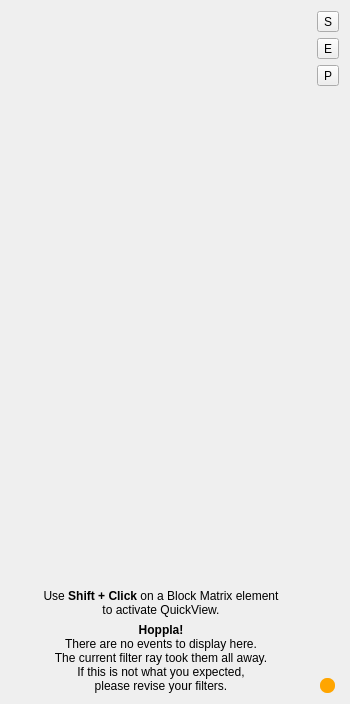
     <widget class="QWidget" name="widget_4" native="true">
      <layout class="QHBoxLayout" name="horizontalLayout_9">
       <item>
        <layout class="QVBoxLayout" name="verticalLayout_14">
         <property name="leftMargin">
          <number>0</number>
         </property>
         <item>
          <widget class="QuickViewScatterWidget" name="widget_scatter" native="true">
           <property name="sizePolicy">
            <sizepolicy hsizetype="Expanding" vsizetype="Expanding">
             <horstretch>0</horstretch>
             <verstretch>0</verstretch>
            </sizepolicy>
           </property>
           <property name="minimumSize">
            <size>
             <width>300</width>
             <height>300</height>
            </size>
           </property>
          </widget>
         </item>
         <item>
          <widget class="QLabel" name="label_howto">
           <property name="minimumSize">
            <size>
             <width>250</width>
             <height>0</height>
            </size>
           </property>
           <property name="maximumSize">
            <size>
             <width>16777215</width>
             <height>50</height>
            </size>
           </property>
           <property name="text">
            <string>&lt;html&gt;&lt;head/&gt;&lt;body&gt;&lt;p align=&quot;center&quot;&gt;Use &lt;span style=&quot; font-weight:600;&quot;&gt;Shift + Click&lt;/span&gt; on a Block Matrix element&lt;br/&gt;to activate QuickView.&lt;/p&gt;&lt;/body&gt;&lt;/html&gt;</string>
           </property>
          </widget>
         </item>
         <item>
          <widget class="QLabel" name="label_noevents">
           <property name="sizePolicy">
            <sizepolicy hsizetype="Preferred" vsizetype="Preferred">
             <horstretch>0</horstretch>
             <verstretch>0</verstretch>
            </sizepolicy>
           </property>
           <property name="minimumSize">
            <size>
             <width>250</width>
             <height>0</height>
            </size>
           </property>
           <property name="text">
            <string>&lt;html&gt;&lt;head/&gt;&lt;body&gt;&lt;p align=&quot;center&quot;&gt;&lt;span style=&quot; font-weight:600;&quot;&gt;Hoppla!&lt;br/&gt;&lt;/span&gt;There are no events to display here.&lt;br/&gt;The current filter ray took them all away.&lt;br/&gt;If this is not what you expected,&lt;br/&gt;please revise your filters.&lt;/p&gt;&lt;/body&gt;&lt;/html&gt;</string>
           </property>
          </widget>
         </item>
        </layout>
       </item>
       <item>
        <layout class="QHBoxLayout" name="horizontalLayout_7">
         <item>
          <widget class="QWidget" name="widget_tool" native="true">
           <layout class="QVBoxLayout" name="verticalLayout_3">
            <property name="leftMargin">
             <number>0</number>
            </property>
            <property name="topMargin">
             <number>0</number>
            </property>
            <property name="rightMargin">
             <number>0</number>
            </property>
            <property name="bottomMargin">
             <number>0</number>
            </property>
            <item>
             <widget class="QToolButton" name="toolButton_settings">
              <property name="toolTip">
               <string>Plot</string>
              </property>
              <property name="text">
               <string>S</string>
              </property>
              <property name="icon">
               <iconset theme="gtk-preferences"/>
              </property>
              <property name="iconSize">
               <size>
                <width>16</width>
                <height>16</height>
               </size>
              </property>
              <property name="checkable">
               <bool>true</bool>
              </property>
              <property name="checked">
               <bool>false</bool>
              </property>
             </widget>
            </item>
            <item>
             <widget class="QToolButton" name="toolButton_event">
              <property name="toolTip">
               <string>Event</string>
              </property>
              <property name="text">
               <string>E</string>
              </property>
              <property name="icon">
               <iconset theme="visibility"/>
              </property>
              <property name="iconSize">
               <size>
                <width>16</width>
                <height>16</height>
               </size>
              </property>
              <property name="checkable">
               <bool>true</bool>
              </property>
             </widget>
            </item>
            <item>
             <widget class="QToolButton" name="toolButton_poly">
              <property name="text">
               <string>P</string>
              </property>
              <property name="icon">
               <iconset theme="path-mode-polyline"/>
              </property>
              <property name="checkable">
               <bool>true</bool>
              </property>
             </widget>
            </item>
            <item>
             <spacer name="verticalSpacer_2">
              <property name="orientation">
               <enum>Qt::Orientation::Vertical</enum>
              </property>
              <property name="sizeHint" stdset="0">
               <size>
                <width>20</width>
                <height>586</height>
               </size>
              </property>
             </spacer>
            </item>
            <item alignment="Qt::AlignmentFlag::AlignHCenter">
             <widget class="QWidget" name="widget_waiter" native="true">
              <property name="minimumSize">
               <size>
                <width>15</width>
                <height>15</height>
               </size>
              </property>
              <property name="maximumSize">
               <size>
                <width>15</width>
                <height>15</height>
               </size>
              </property>
              <property name="styleSheet">
               <string notr="true">background-color:orange;border-radius:7px</string>
              </property>
             </widget>
            </item>
           </layout>
          </widget>
         </item>
        </layout>
       </item>
      </layout>
     </widget>
